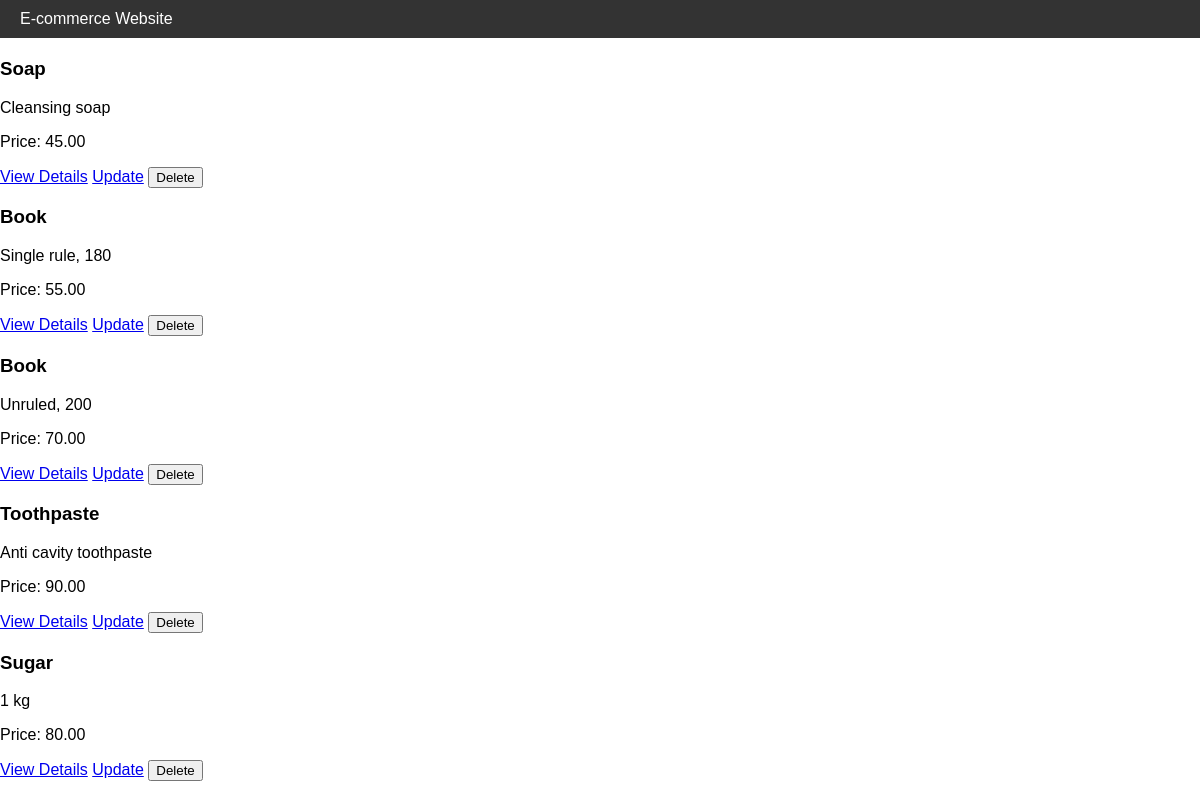
Before: / with the older database file.
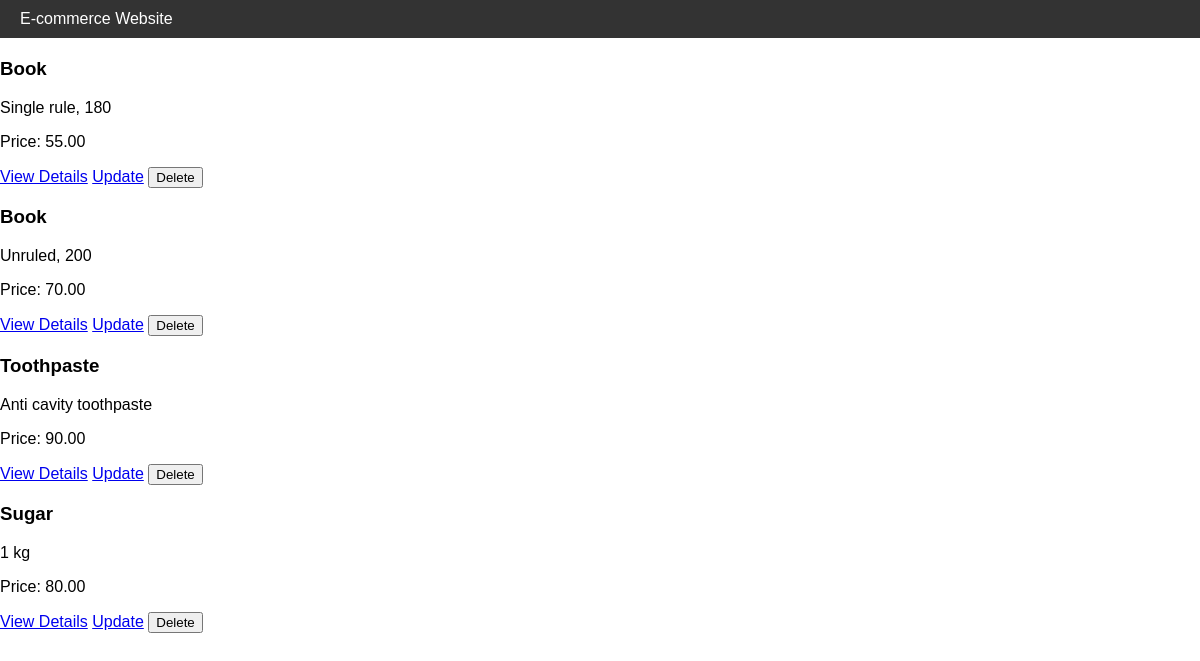
After: the same page with the newer database file.
### store/models.py (models this page shows, shortened)
class Product(models.Model):
    name = models.CharField(max_length=200)
    description = models.TextField()
    price = models.DecimalField(max_digits=10, decimal_places=2)
    category = models.ForeignKey(Category, on_delete=models.CASCADE, default=1)

### store/views.py (the view)
# urls.py: 2. Add a URL to urlpatterns:  path('', views.home, name='home')
def home(request):
    products = Product.objects.all()
    return render(request, 'store/home.html', {'products': products})

### store/templates/store/home.html (shortened to what this page needs)
{% extends 'base.html' %}
{% block content %}
<div class="container">
  <div class="row">
    {% for product in products %}
    <div class="col-md-4 mb-4">
      <div class="card">
        <div class="card-body">
          <h3 class="card-title">{{ product.name }}</h3>
          <p class="card-text">{{ product.description }}</p>
          <p class="card-text">Price: {{ product.price }}</p>
          <a href="{% url 'product_detail' product.id %}" class="btn btn-primary">View Details</a>
          <a href="{% url 'product_update' product.id %}" class="btn btn-warning">Update</a>
          <form action="{% url 'product_delete' product.id %}" method="post" style="display: inline;">
            <button type="submit" class="btn btn-danger">Delete</button>
          </form>
        </div>
      </div>
    </div>
    {% endfor %}
  </div>
</div>
{% endblock %}

### templates/base.html (shortened to what this page needs)
<!DOCTYPE html>
<html lang="en">
<head>
</head>
<body>
    {% include './navbar.html' %}
    <div class="container">
        {% block content %}
        {% endblock %}
    </div>
</body>
</html>

### templates/navbar.html
<div class="navbar">
    <a href="{% url 'home' %}" style="color: white; text-decoration: none;">E-commerce Website</a>
</div>

### templates/base.html (style rules this page uses)
body { font-family: Arial, sans-serif; margin: 0; padding: 0; }
.navbar { background-color: #333; color: #fff; padding: 10px 20px; }
.container { margin-top: 20px; }

Changed rows visible on the page:
removed Product: name "Soap", description "Cleansing soap", price "45.00"
